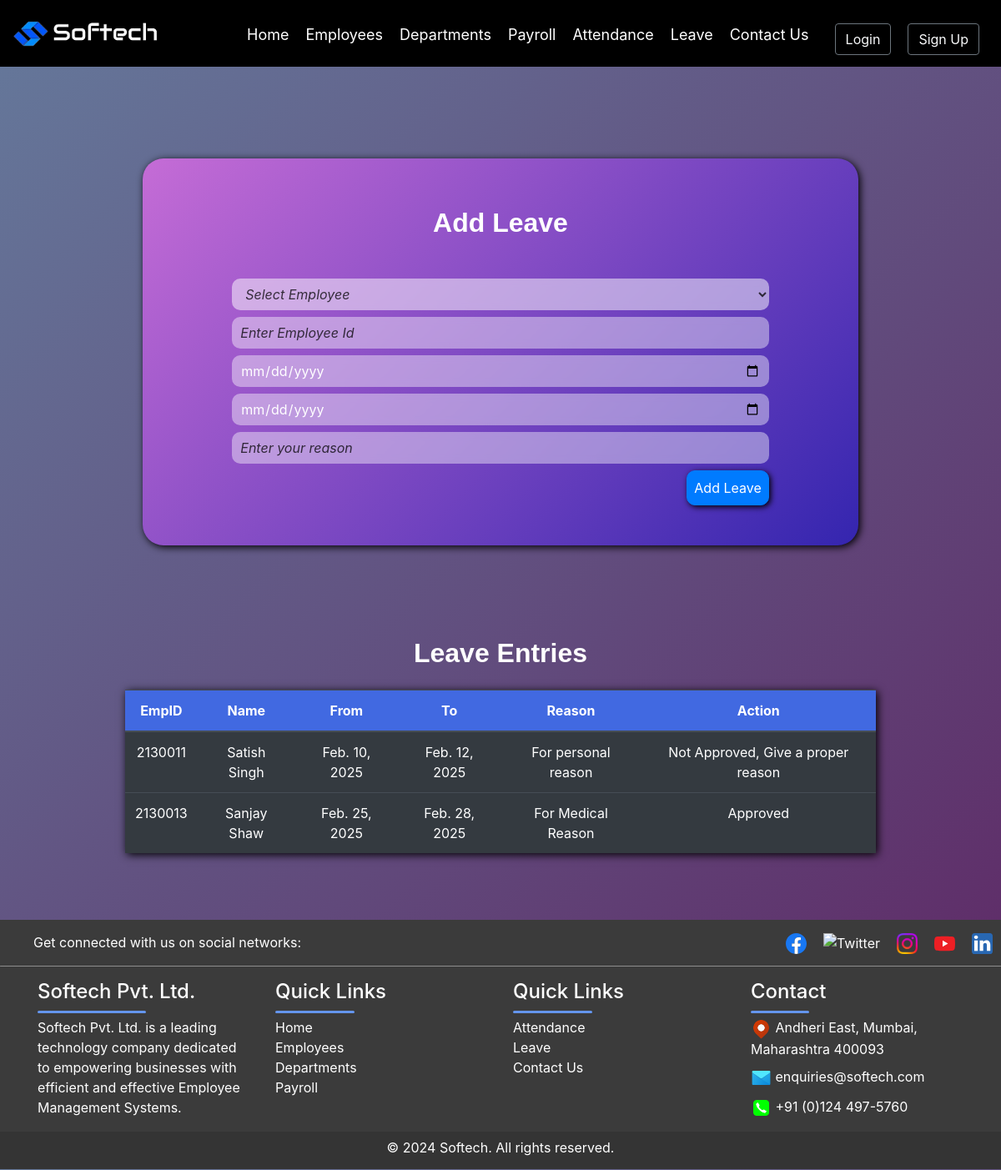
/leave, run on the app's committed database.
### app/models.py (models this page shows, shortened)
class Employees(models.Model):
      emp_id = models.CharField(max_length=10, primary_key=True)
      emp_name = models.CharField(max_length=100, null=True, blank=True)
      mobile_number = models.CharField(max_length=15, null=True, blank=True)
      email = models.EmailField(null=True, blank=True)
      address = models.TextField(null=True, blank=True)
      department_name = models.ForeignKey(Departments, null=True, blank=True, on_delete=models.CASCADE)
      role = models.CharField(max_length=100, null=True, blank=True)
      def __str__(self):
        return str(self.emp_name)

class Leave(models.Model):
      emp_name = models.ForeignKey(Employees,null=True, blank=True, on_delete=models.CASCADE)
      emp_id = models.CharField(max_length=100, null=True, blank=True)
      from_date = models.DateField(auto_now_add=False, null=True, blank=True)
      to_date = models.DateField(auto_now_add=False, null=True, blank=True)
      reason = models.TextField(null=True,blank=True)
      action = models.TextField(blank=True, null=True)

### app/views.py (the view, shortened to what this page needs)
# urls.py: path('leave', views.leave_page, name="leave"),
def leave_page(request):
    leaves=Leave.objects.all()
    form=LeaveForm()
    context={'leave':leaves,'form':form}
    return render(request, 'app/leave.html', context)

### app/templates/app/leave.html (shortened to what this page needs)
{% extends "base_template/base.html" %}
{% load static %}
{% block content %}
         <form method="POST" class="bg-body py-5 justify-content-center" id="formbackground">
            <h2 class="fs-3 fw-bold text-decoration-underline mb-5">Add Leave</h2>
           {{form.emp_name}}
            {{form.emp_id}}
            {{form.from_date}}
            {{form.to_date}}
            {{form.reason}}
            <div class="d-flex justify-content-end w-75 mx-auto">
               <button class="btn btn-primary p-2"  id="addBtn" type="submit">Add Leave</button>
           </div>
         </form>
        <div class="w-auto mx-auto">
            <h2 class="fs-3 fw-bold text-decoration-underline mb-2 mt-5">Leave Entries</h2>
            <table class="table table-dark table-hover mt-4 mb-5 text-center w-75">
               <thead class="fw-bold">
                <th>EmpID</th>
                <th>Name</th>
                <th>From</th>
                <th>To</th>
                <th>Reason</th>
                <th colspan="2">Action</th>
            </thead>
            <tbody id="LeaveTable">
               {% for l in leave %}
               <tr>
                  <td>{{l.emp_id}}</td>
                  <td>{{l.emp_name}}</td>
                  <td>{{l.from_date}}</td>
                  <td>{{l.to_date}}</td>
                  <td>{{l.reason}}</td>
                  <td>{{l.action}}</td>
               </tr>
               {% endfor %}
            </tbody>
         </table>
      </div>
   {% endblock content %}

### app/static/app/CSS_files/style.css (style rules this page uses)
body { background: linear-gradient(135deg, #647095 0%, #5e2563 100%); color: white !important; margin: 0 !important; padding: 0 !important; overflow-x: hidden; }
.bg-body { background-color: rebeccapurple !important; }
h2 { font-family: Helvetica; text-align: center; }
table thead { color: white; font-weight: bold; background-color: royalblue; margin: auto; padding: auto; }
table { margin: auto !important; box-shadow: 2px 2px 10px black; }
input, textarea { background-color: rgba(255, 255, 255, 0.416) !important; background-blend-mode: overlay !important; backdrop-filter: blur(5px) !important; color: white !important; border: none !important; border-radius: 10px !important; padding: 10px !important; transition: background-color 0.3s ease-in-out !important; }
::placeholder { color: rgba(0, 0, 0, 0.744) !important; font-style: italic; }
h2 { margin: 10px 0px !important; font-weight: bold !important; text-align: center !important; }
select { font-style: italic; background-color: rgba(255, 255, 255, 0.5) !important; backdrop-filter: blur(5px) !important; color: rgba(0, 0, 0, 0.744) !important; border: none !important; border-radius: 10px !important; transition: background-color 0.3s ease-in-out !important; }
button { margin: 20px 0; border-radius: 10px !important; transition: background-color 0.3s ease-in-out !important; box-shadow: 2px 2px 7px black; }
table tr td { color: white; }
@media screen and (min-width: 768px) { .table { width: 100% !important; } }
#formbackground { background: linear-gradient(135deg, #c56cd6 0%, #3425af 100%); border-radius: 25px; margin: 110px 171px; transition: transform 0.3s ease; box-shadow: 2px 2px 10px black; }

### data on the page
Employees: emp_name "Select Employee"
Leave: emp_id "2130011", emp_name "Satish Singh", from_date "Feb. 10, 2025", to_date "Feb. 12, 2025", reason "For personal reason", action "Not Approved, Give a proper reason"
Leave: emp_id "2130013", emp_name "Sanjay Shaw", from_date "Feb. 25, 2025", to_date "Feb. 28, 2025", reason "For Medical Reason", action "Approved"
